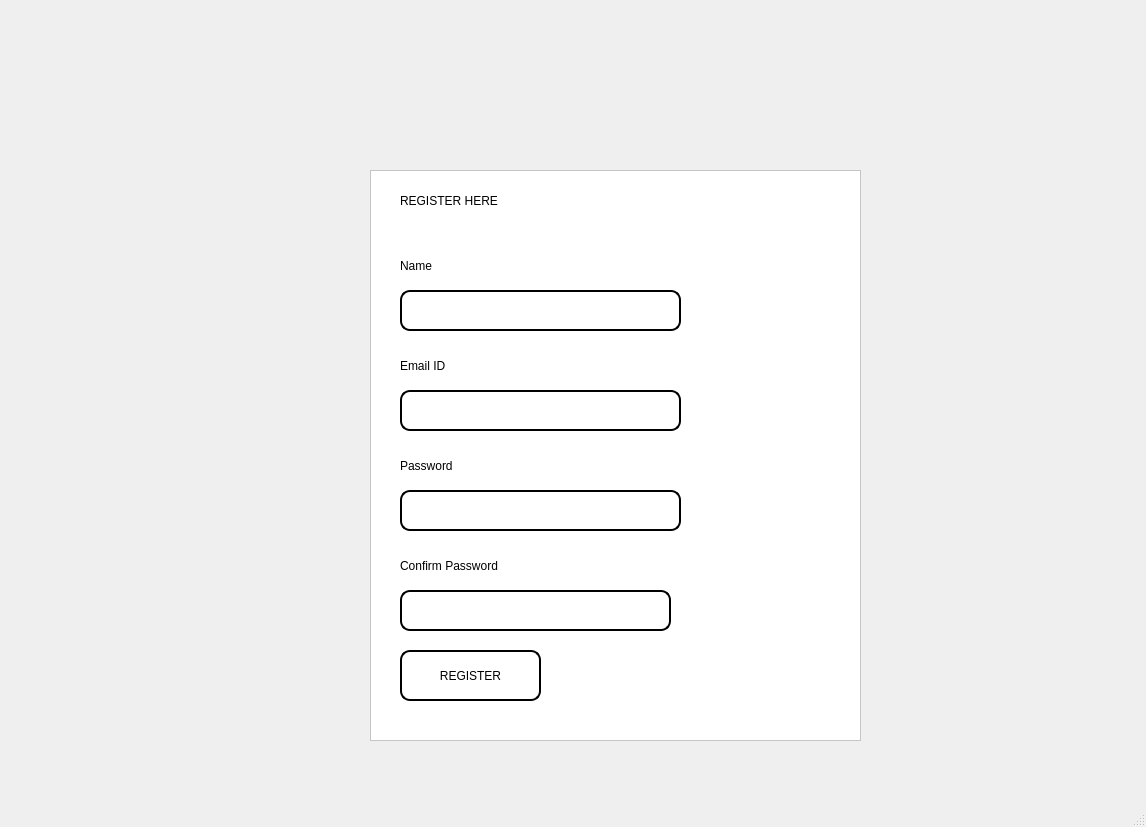
<?xml version="1.0" encoding="UTF-8"?>
<ui version="4.0">
 <class>RegisterWindow</class>
 <widget class="QMainWindow" name="RegisterWindow">
  <property name="geometry">
   <rect>
    <x>0</x>
    <y>0</y>
    <width>1146</width>
    <height>827</height>
   </rect>
  </property>
  <property name="windowTitle">
   <string>MainWindow</string>
  </property>
  <widget class="QWidget" name="centralwidget">
   <widget class="QLabel" name="label_2">
    <property name="geometry">
     <rect>
      <x>0</x>
      <y>10</y>
      <width>1141</width>
      <height>811</height>
     </rect>
    </property>
    <property name="text">
     <string/>
    </property>
    <property name="pixmap">
     <pixmap>C:/Users/91810/Pictures/Screenshots/RIYA.png</pixmap>
    </property>
   </widget>
   <widget class="QFrame" name="frame">
    <property name="geometry">
     <rect>
      <x>370</x>
      <y>170</y>
      <width>491</width>
      <height>571</height>
     </rect>
    </property>
    <property name="styleSheet">
     <string notr="true">background-color: rgb(255, 255, 255);</string>
    </property>
    <property name="frameShape">
     <enum>QFrame::StyledPanel</enum>
    </property>
    <property name="frameShadow">
     <enum>QFrame::Raised</enum>
    </property>
    <widget class="QLabel" name="label">
     <property name="geometry">
      <rect>
       <x>30</x>
       <y>10</y>
       <width>351</width>
       <height>41</height>
      </rect>
     </property>
     <property name="styleSheet">
      <string notr="true">font: 87 22pt &quot;Arial Black&quot;;</string>
     </property>
     <property name="text">
      <string>REGISTER HERE</string>
     </property>
    </widget>
    <widget class="QLabel" name="label_3">
     <property name="geometry">
      <rect>
       <x>30</x>
       <y>80</y>
       <width>81</width>
       <height>31</height>
      </rect>
     </property>
     <property name="styleSheet">
      <string notr="true">font: 75 14pt &quot;Arial&quot;;</string>
     </property>
     <property name="text">
      <string>Name</string>
     </property>
    </widget>
    <widget class="QLabel" name="label_4">
     <property name="geometry">
      <rect>
       <x>30</x>
       <y>180</y>
       <width>101</width>
       <height>31</height>
      </rect>
     </property>
     <property name="styleSheet">
      <string notr="true">font: 75 14pt &quot;Arial&quot;;</string>
     </property>
     <property name="text">
      <string>Email ID</string>
     </property>
    </widget>
    <widget class="QLabel" name="label_5">
     <property name="geometry">
      <rect>
       <x>30</x>
       <y>280</y>
       <width>121</width>
       <height>31</height>
      </rect>
     </property>
     <property name="styleSheet">
      <string notr="true">font: 75 14pt &quot;Arial&quot;;</string>
     </property>
     <property name="text">
      <string>Password</string>
     </property>
    </widget>
    <widget class="QLabel" name="label_6">
     <property name="geometry">
      <rect>
       <x>30</x>
       <y>380</y>
       <width>201</width>
       <height>31</height>
      </rect>
     </property>
     <property name="styleSheet">
      <string notr="true">font: 75 14pt &quot;Arial&quot;;</string>
     </property>
     <property name="text">
      <string>Confirm Password</string>
     </property>
    </widget>
    <widget class="QPushButton" name="pushButton_5">
     <property name="geometry">
      <rect>
       <x>30</x>
       <y>480</y>
       <width>141</width>
       <height>51</height>
      </rect>
     </property>
     <property name="styleSheet">
      <string notr="true">QPushButton{
border:2px solid black;
border-radius:10px;
color:black;
font: 14pt &quot;MS Shell Dlg 2&quot;;
}
QPushButton:hover{
	
}</string>
     </property>
     <property name="text">
      <string>REGISTER</string>
     </property>
    </widget>
    <widget class="QLineEdit" name="lineEdit">
     <property name="geometry">
      <rect>
       <x>30</x>
       <y>120</y>
       <width>281</width>
       <height>41</height>
      </rect>
     </property>
     <property name="styleSheet">
      <string notr="true">QLineEdit{
border:2px solid black;
border-radius: 10px;
color:black;
	font: 12pt &quot;MS Shell Dlg 2&quot;;
}

QLineEdit:focus{
border:2px solid #FBAD25}</string>
     </property>
    </widget>
    <widget class="QLineEdit" name="lineEdit_2">
     <property name="geometry">
      <rect>
       <x>30</x>
       <y>220</y>
       <width>281</width>
       <height>41</height>
      </rect>
     </property>
     <property name="styleSheet">
      <string notr="true">QLineEdit{
border:2px solid black;
border-radius: 10px;
color:black;
	font: 12pt &quot;MS Shell Dlg 2&quot;;
}

QLineEdit:focus{
border:2px solid #FBAD25}</string>
     </property>
    </widget>
    <widget class="QLineEdit" name="lineEdit_3">
     <property name="geometry">
      <rect>
       <x>30</x>
       <y>320</y>
       <width>281</width>
       <height>41</height>
      </rect>
     </property>
     <property name="styleSheet">
      <string notr="true">QLineEdit{
border:2px solid black;
border-radius: 10px;
color:black;
	font: 12pt &quot;MS Shell Dlg 2&quot;;
}

QLineEdit:focus{
border:2px solid #FBAD25}</string>
     </property>
     <property name="echoMode">
      <enum>QLineEdit::Password</enum>
     </property>
    </widget>
    <widget class="QLineEdit" name="lineEdit_4">
     <property name="geometry">
      <rect>
       <x>30</x>
       <y>420</y>
       <width>271</width>
       <height>41</height>
      </rect>
     </property>
     <property name="styleSheet">
      <string notr="true">QLineEdit{
border:2px solid black;
border-radius: 10px;
color:black;
	font: 12pt &quot;MS Shell Dlg 2&quot;;
}

QLineEdit:focus{
border:2px solid #FBAD25}</string>
     </property>
     <property name="echoMode">
      <enum>QLineEdit::Password</enum>
     </property>
    </widget>
   </widget>
  </widget>
  <widget class="QStatusBar" name="statusbar"/>
 </widget>
 <resources/>
 <connections/>
</ui>
